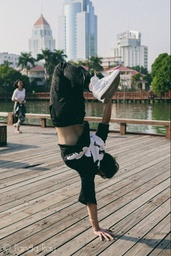
#> input picture wang.jpg, 171 x 256 px, shrunk from 891 x 1334 before the run
$ jupyter execute --allow-errors '（wangcan）Lesson-02 Assignment.ipynb'
#> lines starting #> are read from the running program, lines starting #| are printed output that depends on the picture; after the words box and inside, x2 and y2 are one past the last pixel; in counts of white or black regions, pixels touching at a corner belong together
#> further down, img_dark is the input picture: shape (256, 171, 3); mean B, G, R 131.5, 138.8, 140.2
# medianBlur

[cell 1]
import cv2
import numpy as np
import matplotlib.pyplot as plt
import random
import time

def my_show(img, size=(5,5)):
#> called with size = (5, 5)
    plt.figure(figsize=size)
    plt.imshow(cv2.cvtColor(img,cv2.COLOR_BGR2RGB))
    plt.show()


def medianBlur(img,kernel=3,padding_way=None):
    imarray = img
    height = imarray.shape[0]
    width = imarray.shape[1]
    channal = imarray.shape[2]
    if not padding_way:
        edge = int((kernel - 1) / 2)
        if height - 1 - edge <= edge or width - 1 - edge <= edge:
            print("kernel is too large.")
            return None
        new_arr = np.zeros((height, width, channal), dtype="uint8")
        for i in range(edge,height-1 - edge):
            for j in range(edge,width-1 - edge):
                #new_arr[i, j, :] = np.median(np.median(imarray[i - edge:i + edge+1, j - edge:j + edge+1,:], axis=0), axis=0)
                new_arr[i, j,0] = np.median(imarray[i - edge:i + edge + 1, j - edge:j + edge + 1,0])# 调用np.median求取中值
                new_arr[i, j,1] = np.median(imarray[i - edge:i + edge + 1, j - edge:j + edge + 1,1])
                new_arr[i, j,2] = np.median(imarray[i - edge:i + edge + 1, j - edge:j + edge + 1,2])
    return new_arr


def add_noise(img,snr):
#> called with snr = 0.9
    h=img.shape[0]
#> h = 256
    w=img.shape[1]
#> w = 171
    img1=img.copy()
    sp=h*w   # 计算图像像素点个数
#> sp = 43776
    NP=int(sp*(1-snr))   # 计算图像椒盐噪声点个数
#> NP = 4377
    for i in range (NP):
        randx=np.random.randint(1,h-1)   # 生成一个 1 至 h-1 之间的随机整数
        randy=np.random.randint(1,w-1)   # 生成一个 1 至 w-1 之间的随机整数
        if np.random.random()<=0.5:   # np.random.random()生成一个 0 至 1 之间的浮点数
            img1[randx,randy]=0
        else:
            img1[randx,randy]=255
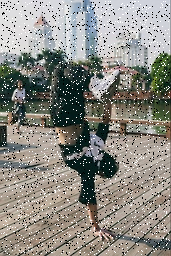
#> img1: shape (256, 171, 3); 9.55% of pixels changed, all inside (x1, y1, x2, y2) = (1, 1, 170, 255)

    return img1

[cell 2]
#原图
img_dark = cv2.imread('wang.jpg',1)
my_show(img_dark,size=(5,5))

#给原图加噪声
img_noise = add_noise(img_dark,0.9)
my_show(img_noise,size=(5,5))

#滤波并计算运行时间
start = time.clock()
img_med = medianBlur(img_noise)
#> after the loop in medianBlur, `for i in range(edge,height-1 - edge):`:
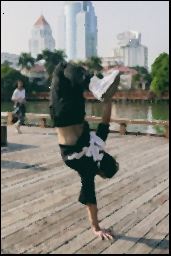
#> new_arr: shape (256, 171, 3); mean B, G, R 128.4, 135.5, 136.8
my_show(img_med,size=(5,5))
elapsed = (time.clock() - start)
print("Time used:",elapsed)
